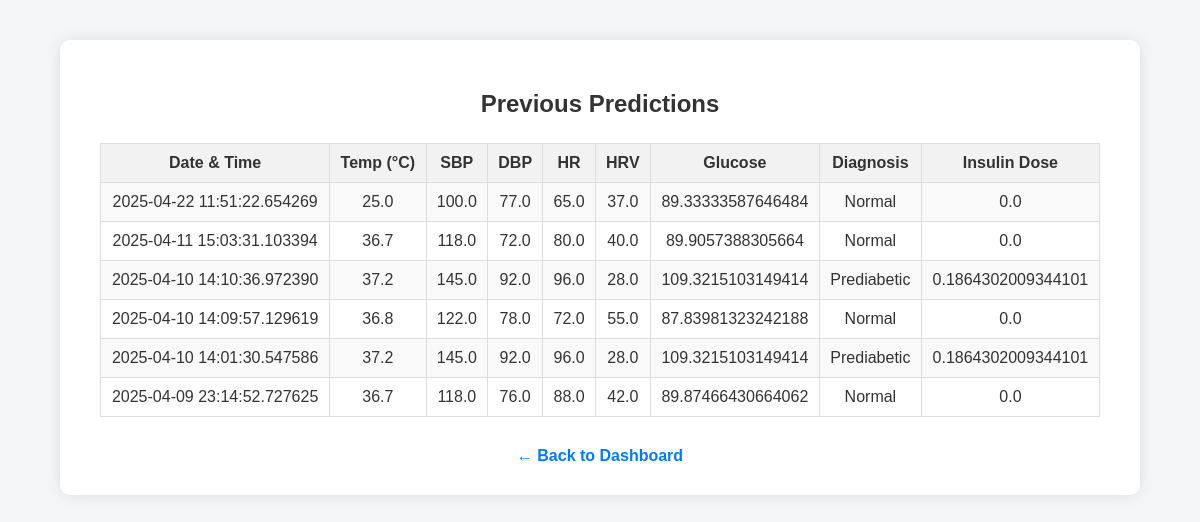
The page /history (signed in) on the database its author committed.
### models.py (models this page shows)
class Prediction(db.Model):
    id = db.Column(db.Integer, primary_key=True)
    user_id = db.Column(db.Integer, db.ForeignKey('user.id'))
    temperature = db.Column(db.Float)
    sbp = db.Column(db.Float)
    dbp = db.Column(db.Float)
    heart_rate = db.Column(db.Float)
    hrv = db.Column(db.Float)
    glucose = db.Column(db.Float)
    diagnosis = db.Column(db.String(100))
    insulin_dose = db.Column(db.Float)
    timestamp = db.Column(db.DateTime, default=datetime.utcnow)

### app.py (the view)
@app.route('/history')
@login_required
def history():
    predictions = Prediction.query.filter_by(user_id=current_user.id).order_by(Prediction.timestamp.desc()).all()
    return render_template('history.html', predictions=predictions)

### app.py (called while the page is built)
@login_manager.user_loader
def load_user(user_id):
    return User.query.get(int(user_id))

### templates/history.html (shortened to what this page needs)
<!DOCTYPE html>
<html>
<head>
</head>
<body>
    <div class="container">
        <h2>Previous Predictions</h2>
        {% if predictions %}
            <table>
                <tr>
                    <th>Date & Time</th>
                    <th>Temp (°C)</th>
                    <th>SBP</th>
                    <th>DBP</th>
                    <th>HR</th>
                    <th>HRV</th>
                    <th>Glucose</th>
                    <th>Diagnosis</th>
                    <th>Insulin Dose</th>
                </tr>
                {% for p in predictions %}
                    <tr>
                        <td>{{ p.timestamp }}</td>
                        <td>{{ p.temperature }}</td>
                        <td>{{ p.sbp }}</td>
                        <td>{{ p.dbp }}</td>
                        <td>{{ p.heart_rate }}</td>
                        <td>{{ p.hrv }}</td>
                        <td>{{ p.glucose }}</td>
                        <td>{{ p.diagnosis }}</td>
                        <td>{{ p.insulin_dose }}</td>
                    </tr>
                {% endfor %}
            </table>
        {% else %}
            <p>No history found.</p>
        {% endif %}
        <div style="text-align: center;">
            <a href="{{ url_for('dashboard') }}">← Back to Dashboard</a>
        </div>
    </div>
</body>
</html>

### templates/history.html (style rules this page uses)
body { font-family: Arial, sans-serif; background-color: #f4f6f8; margin: 0; padding: 40px; }
.container { max-width: 1000px; margin: auto; background-color: #fff; padding: 30px 40px; border-radius: 10px; box-shadow: 0 0 15px rgba(0,0,0,0.1); }
h2 { text-align: center; margin-bottom: 25px; color: #333; }
table { width: 100%; border-collapse: collapse; margin-top: 20px; }
table, th, td { border: 1px solid #ddd; }
th, td { text-align: center; padding: 10px; color: #333; }
th { background-color: #f2f2f2; font-weight: bold; }
tr:nth-child(even) { background-color: #f9f9f9; }
a { display: inline-block; margin-top: 30px; text-align: center; color: #007BFF; text-decoration: none; font-weight: bold; }

### rows shown on the page
Prediction: timestamp "2025-04-22 11:51:22.654269", temperature "25.0", sbp "100.0", dbp "77.0", heart_rate "65.0", hrv "37.0", glucose "89.33333587646484", diagnosis "Normal", insulin_dose "0.0"
Prediction: timestamp "2025-04-11 15:03:31.103394", temperature "36.7", sbp "118.0", dbp "72.0", heart_rate "80.0", hrv "40.0", glucose "89.9057388305664", diagnosis "Normal", insulin_dose "0.0"
Prediction: timestamp "2025-04-10 14:10:36.972390", temperature "37.2", sbp "145.0", dbp "92.0", heart_rate "96.0", hrv "28.0", glucose "109.3215103149414", diagnosis "Prediabetic", insulin_dose "0.1864302009344101"
Prediction: timestamp "2025-04-10 14:09:57.129619", temperature "36.8", sbp "122.0", dbp "78.0", heart_rate "72.0", hrv "55.0", glucose "87.83981323242188", diagnosis "Normal", insulin_dose "0.0"
Prediction: timestamp "2025-04-10 14:01:30.547586", temperature "37.2", sbp "145.0", dbp "92.0", heart_rate "96.0", hrv "28.0", glucose "109.3215103149414", diagnosis "Prediabetic", insulin_dose "0.1864302009344101"
Prediction: timestamp "2025-04-09 23:14:52.727625", temperature "36.7", sbp "118.0", dbp "76.0", heart_rate "88.0", hrv "42.0", glucose "89.87466430664062", diagnosis "Normal", insulin_dose "0.0"
